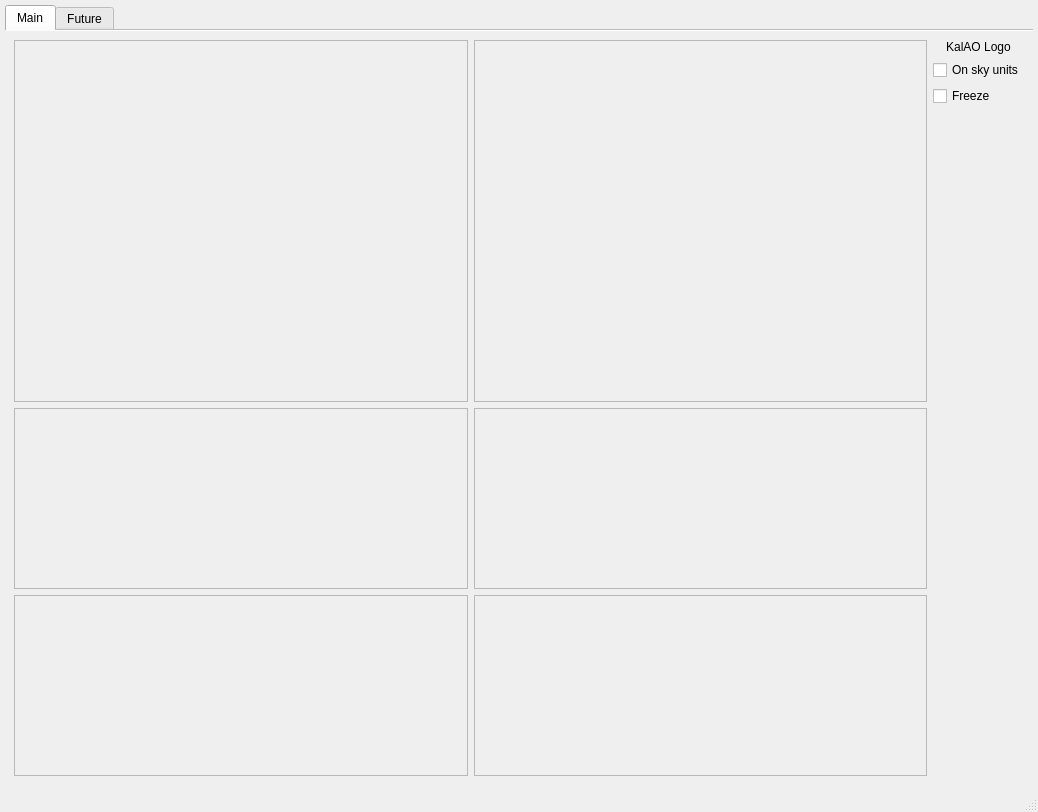
<?xml version="1.0" encoding="UTF-8"?>
<ui version="4.0">
 <class>MainWindow</class>
 <widget class="QMainWindow" name="MainWindow">
  <property name="geometry">
   <rect>
    <x>0</x>
    <y>0</y>
    <width>1038</width>
    <height>812</height>
   </rect>
  </property>
  <property name="windowTitle">
   <string>Unified View</string>
  </property>
  <widget class="QWidget" name="centralwidget">
   <layout class="QGridLayout" name="gridLayout">
    <property name="leftMargin">
     <number>5</number>
    </property>
    <property name="topMargin">
     <number>5</number>
    </property>
    <property name="rightMargin">
     <number>5</number>
    </property>
    <property name="bottomMargin">
     <number>5</number>
    </property>
    <property name="spacing">
     <number>5</number>
    </property>
    <item row="0" column="0">
     <widget class="QTabWidget" name="tabWidget">
      <property name="currentIndex">
       <number>0</number>
      </property>
      <property name="documentMode">
       <bool>true</bool>
      </property>
      <widget class="QWidget" name="main_tab">
       <attribute name="title">
        <string>Main</string>
       </attribute>
       <layout class="QGridLayout" name="gridLayout_8" rowstretch="2,1,1" columnstretch="1,1,0,0">
        <item row="0" column="3" rowspan="3">
         <layout class="QVBoxLayout" name="verticalLayout">
          <item>
           <widget class="QLabel" name="logo_label">
            <property name="text">
             <string>KalAO Logo</string>
            </property>
            <property name="alignment">
             <set>Qt::AlignCenter</set>
            </property>
           </widget>
          </item>
          <item>
           <widget class="QCheckBox" name="onsky_checkbox">
            <property name="text">
             <string>On sky units</string>
            </property>
           </widget>
          </item>
          <item>
           <widget class="QCheckBox" name="freeze_checkbox">
            <property name="text">
             <string>Freeze</string>
            </property>
           </widget>
          </item>
          <item>
           <spacer name="verticalSpacer">
            <property name="orientation">
             <enum>Qt::Vertical</enum>
            </property>
            <property name="sizeHint" stdset="0">
             <size>
              <width>20</width>
              <height>40</height>
             </size>
            </property>
           </spacer>
          </item>
         </layout>
        </item>
        <item row="1" column="0">
         <widget class="QFrame" name="dm_frame">
          <property name="frameShape">
           <enum>QFrame::StyledPanel</enum>
          </property>
          <property name="frameShadow">
           <enum>QFrame::Raised</enum>
          </property>
          <layout class="QGridLayout" name="gridLayout_3"/>
         </widget>
        </item>
        <item row="2" column="0">
         <widget class="QFrame" name="slopes_frame">
          <property name="frameShape">
           <enum>QFrame::StyledPanel</enum>
          </property>
          <property name="frameShadow">
           <enum>QFrame::Raised</enum>
          </property>
          <layout class="QGridLayout" name="gridLayout_4"/>
         </widget>
        </item>
        <item row="0" column="1">
         <widget class="QFrame" name="fli_frame">
          <property name="frameShape">
           <enum>QFrame::StyledPanel</enum>
          </property>
          <property name="frameShadow">
           <enum>QFrame::Raised</enum>
          </property>
          <layout class="QGridLayout" name="gridLayout_7"/>
         </widget>
        </item>
        <item row="0" column="0">
         <widget class="QFrame" name="wfs_frame">
          <property name="frameShape">
           <enum>QFrame::StyledPanel</enum>
          </property>
          <property name="frameShadow">
           <enum>QFrame::Raised</enum>
          </property>
          <layout class="QGridLayout" name="gridLayout_2"/>
         </widget>
        </item>
        <item row="1" column="1">
         <widget class="QFrame" name="flux_frame">
          <property name="frameShape">
           <enum>QFrame::StyledPanel</enum>
          </property>
          <property name="frameShadow">
           <enum>QFrame::Raised</enum>
          </property>
          <layout class="QGridLayout" name="gridLayout_5"/>
         </widget>
        </item>
        <item row="2" column="1">
         <widget class="QFrame" name="ttm_frame">
          <property name="frameShape">
           <enum>QFrame::StyledPanel</enum>
          </property>
          <property name="frameShadow">
           <enum>QFrame::Raised</enum>
          </property>
          <layout class="QGridLayout" name="gridLayout_6"/>
         </widget>
        </item>
       </layout>
      </widget>
      <widget class="QWidget" name="tab_2">
       <attribute name="title">
        <string>Future</string>
       </attribute>
      </widget>
     </widget>
    </item>
   </layout>
  </widget>
  <widget class="QMenuBar" name="menubar">
   <property name="geometry">
    <rect>
     <x>0</x>
     <y>0</y>
     <width>1038</width>
     <height>30</height>
    </rect>
   </property>
  </widget>
  <widget class="QStatusBar" name="statusbar"/>
 </widget>
 <resources>
  <include location="../logo.qrc"/>
 </resources>
 <connections/>
</ui>
